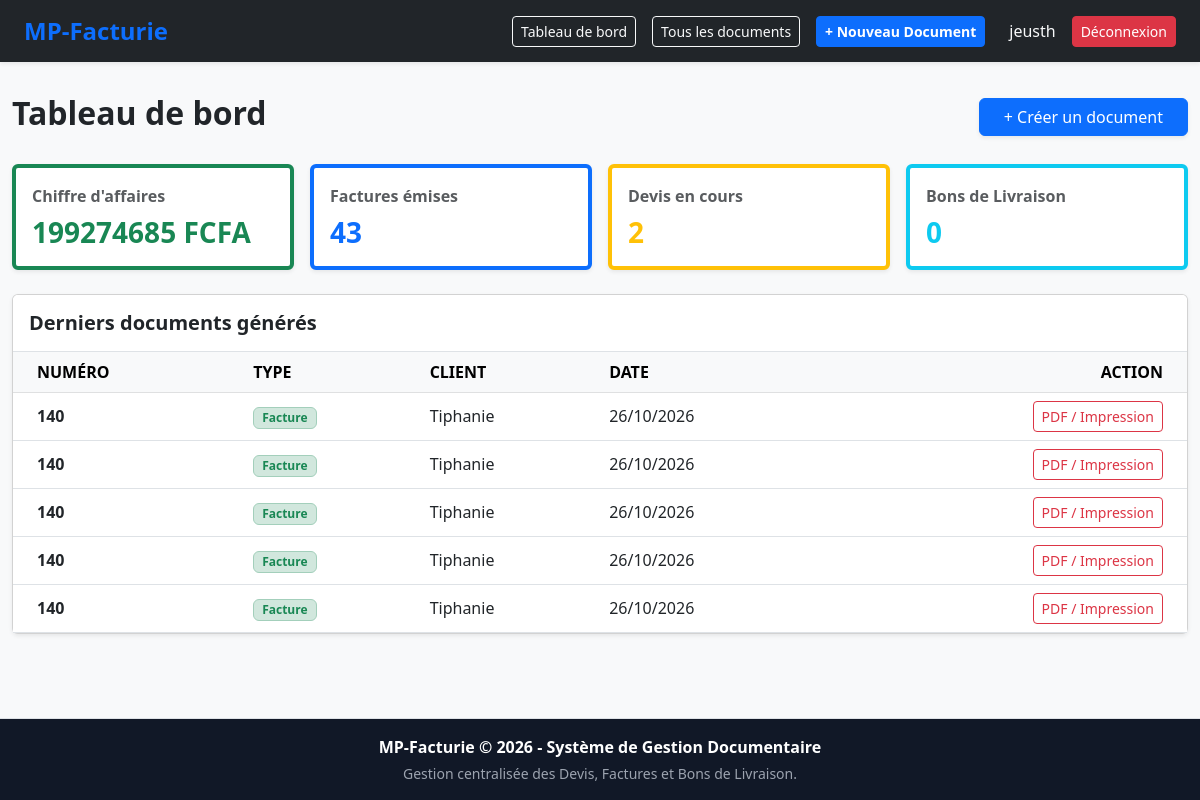
The page /dashboard/ (signed in) on the database its author committed.
### documents/models.py (models this page shows)
class Document(models.Model):
    TYPE_CHOICES = [
        ('facture', 'Facture'),
        ('devis', 'Devis'),
        ('bon_livraison', 'Bon de livraison'),
    ]
    MODELE_CHOICES = [
        ('service', 'Prestation (Jours / Taux)'),
        ('produit', 'Vente / Produit (Quantité / Prix Unitaire)'),
    ]
    user = models.ForeignKey(User, on_delete=models.CASCADE)
    type_document = models.CharField(max_length=20, choices=TYPE_CHOICES, default='facture')
    modele_facture = models.CharField(max_length=20, choices=MODELE_CHOICES, default='service')
    numero = models.CharField(max_length=50)
    initiateur = models.CharField(max_length=100, blank=True)
    client = models.CharField(max_length=100)
    nif = models.CharField(max_length=50, blank=True, null=True, verbose_name="NIF")
    bp = models.CharField(max_length=50, blank=True, null=True, verbose_name="Boîte Postale (BP)")
    objet = models.CharField(max_length=255, blank=True)
    taux_prelevement = models.FloatField(default=0.0)
    avance = models.FloatField(default=0.0)
    regule = models.FloatField(default=0.0)
    autre_option_label = models.CharField(max_length=100, blank=True)
    autre_option_montant = models.FloatField(default=0.0)
    date_creation = models.DateTimeField(auto_now_add=True)

### dashboard/views.py (the view)
# urls.py: path('', views.dashboard_index, name='dashboard_index'),
@login_required
def dashboard_index(request):
    user_docs = Document.objects.filter(user=request.user)
    nb_factures = user_docs.filter(type_document='facture').count()
    nb_devis = user_docs.filter(type_document='devis').count()
    nb_bl = user_docs.filter(type_document__in=['bon_livraison', 'bl', 'bon de livraison']).count()
    facture_ids = user_docs.filter(type_document='facture').values_list('id', flat=True)
    ca_total = LigneDocument.objects.filter(document_id__in=facture_ids).aggregate(Sum('prix_total'))['prix_total__sum'] or 0
    context = {
        'nb_factures': nb_factures,
        'nb_devis': nb_devis,
        'nb_bl': nb_bl,
        'ca_total': ca_total,
        'derniers_documents': user_docs.order_by('-date_creation')[:5]
    }
    return render(request, 'dashboard/index.html', context)

### dashboard/templates/dashboard/index.html (shortened to what this page needs)
{% extends 'base.html' %}
{% block content %}
<div class="container-fluid py-2">
    <div class="d-flex justify-content-between align-items-center mb-4">
        <h2 class="fw-bold text-dark">Tableau de bord</h2>
        <a href="{% url 'creer_document' %}" class="btn btn-primary px-4 shadow-sm">+ Créer un document</a>
    </div>
    <div class="row g-3 mb-4">
        <div class="col-md-3">
            <div class="card shadow-sm p-3 border-start border-4 border-success bg-white">
                <span class="text-muted fw-semibold fs-7">Chiffre d'affaires</span>
                <h3 class="text-success fw-bold mt-2 mb-0">{{ ca_total|floatformat:0 }} FCFA</h3>
            </div>
        </div>
        <div class="col-md-3">
            <div class="card shadow-sm p-3 border-start border-4 border-primary bg-white">
                <span class="text-muted fw-semibold fs-7">Factures émises</span>
                <h3 class="text-primary fw-bold mt-2 mb-0">{{ nb_factures }}</h3>
            </div>
        </div>
        <div class="col-md-3">
            <div class="card shadow-sm p-3 border-start border-4 border-warning bg-white">
                <span class="text-muted fw-semibold fs-7">Devis en cours</span>
                <h3 class="text-warning fw-bold mt-2 mb-0">{{ nb_devis }}</h3>
            </div>
        </div>
        <div class="col-md-3">
            <div class="card shadow-sm p-3 border-start border-4 border-info bg-white">
                <span class="text-muted fw-semibold fs-7">Bons de Livraison</span>
                <h3 class="text-info fw-bold mt-2 mb-0">{{ nb_bl }}</h3>
            </div>
        </div>
    </div>
    <div class="card shadow-sm bg-white">
        <div class="card-header bg-white py-3 border-bottom">
            <h5 class="fw-bold m-0 text-dark">Derniers documents générés</h5>
        </div>
        <div class="card-body p-0">
            <div class="table-responsive">
                <table class="table table-hover align-middle mb-0">
                    <thead class="table-light">
                        <tr>
                            <th class="ps-4">NUMÉRO</th>
                            <th>TYPE</th>
                            <th>CLIENT</th>
                            <th>DATE</th>
                            <th class="text-end pe-4">ACTION</th>
                        </tr>
                    </thead>
                    <tbody>
                        {% for doc in derniers_documents %}
                        <tr>
                            <td class="ps-4 fw-bold text-dark">{{ doc.numero }}</td>
                            <td>
                                {% if doc.type_document == 'facture' %}
                                    <span class="badge bg-success-subtle text-success border border-success-subtle px-2 py-1">Facture</span>
                                {% elif doc.type_document == 'devis' %}
                                    <span class="badge bg-warning-subtle text-warning border border-warning-subtle px-2 py-1">Devis</span>
                                {% else %}
                                    <span class="badge bg-info-subtle text-info border border-info-subtle px-2 py-1">Bon de livraison</span>
                                {% endif %}
                            </td>
                            <td>{{ doc.client|default:"-" }}</td>
                            <td>{{ doc.date_creation|date:"d/m/Y" }}</td>
                            <td class="text-end pe-4">
                                <a href="{% url 'apercu_pdf' doc.id %}" class="btn btn-sm btn-outline-danger" target="_blank">
                                     PDF / Impression
                                </a>
                            </td>
                        </tr>
                        {% empty %}
                        <tr>
                            <td colspan="5" class="text-center py-4 text-muted">Aucun document généré pour le moment.</td>
                        </tr>
                        {% endfor %}
                    </tbody>
                </table>
            </div>
        </div>
    </div>
</div>
{% endblock %}

### templates/base.html (shortened to what this page needs)
<!DOCTYPE html>
<html lang="fr">
<head>
    <link href="https://cdn.jsdelivr.net/npm/bootstrap@5.3.0/dist/css/bootstrap.min.css" rel="stylesheet">
</head>
<body>
    <nav class="navbar navbar-expand-lg navbar-dark bg-dark shadow-sm py-2">
        <div class="container-fluid px-4">
            <a class="navbar-brand fw-bold text-primary fs-4" href="{% url 'dashboard_index' %}">MP-Facturie</a>
            {% if user.is_authenticated %}
            <div class="d-flex align-items-center gap-3 ms-auto">
                <a href="{% url 'dashboard_index' %}" class="btn btn-outline-light btn-sm">Tableau de bord</a>
                <a href="{% url 'liste_documents' %}" class="btn btn-outline-light btn-sm">Tous les documents</a>
                <a href="{% url 'creer_document' %}" class="btn btn-primary btn-sm fw-bold">+ Nouveau Document</a>
                <span class="text-light ms-2"> {{ user.get_full_name|default:user.username }}</span>
                <form action="{% url 'logout' %}" method="post" class="d-inline">
                    <button type="submit" class="btn btn-danger btn-sm">Déconnexion</button>
                </form>
            </div>
            {% else %}
            <div class="ms-auto d-flex gap-2">
                <a href="{% url 'login' %}" class="btn btn-outline-light btn-sm">Se connecter</a>
                <a href="{% url 'register' %}" class="btn btn-primary btn-sm">Créer un compte</a>
            </div>
            {% endif %}
        </div>
    </nav>
    <div class="content-wrapper py-4">
        {% block content %}{% endblock %}
    </div>
    <footer class="mt-auto py-3 border-top">
        <div class="container text-center">
            <p class="mb-1 fw-bold text-white">MP-Facturie &copy; 2026 - Système de Gestion Documentaire</p>
            <p class="small mb-0">Gestion centralisée des Devis, Factures et Bons de Livraison.</p>
        </div>
    </footer>
</body>
</html>

### templates/base.html (style rules this page uses)
body { display: flex; flex-direction: column; min-height: 100vh; background-color: #f8f9fa; }
.content-wrapper { flex: 1; }
footer { background-color: #111827; color: #9ca3af; }

### rows shown on the page
Document: numero "140", type_document "Facture", client "Tiphanie", date_creation "26/10/2026"
Document: numero "140", type_document "Facture", client "Tiphanie", date_creation "26/10/2026"
Document: numero "140", type_document "Facture", client "Tiphanie", date_creation "26/10/2026"
Document: numero "140", type_document "Facture", client "Tiphanie", date_creation "26/10/2026"
Document: numero "140", type_document "Facture", client "Tiphanie", date_creation "26/10/2026"

### other values the page prints
{{ user.get_full_name|default:user.username }} "jeusth"
{{ ca_total|floatformat:0 }} "199274685"
{{ nb_factures }} "43"
{{ nb_devis }} "2"
{{ nb_bl }} "0"
